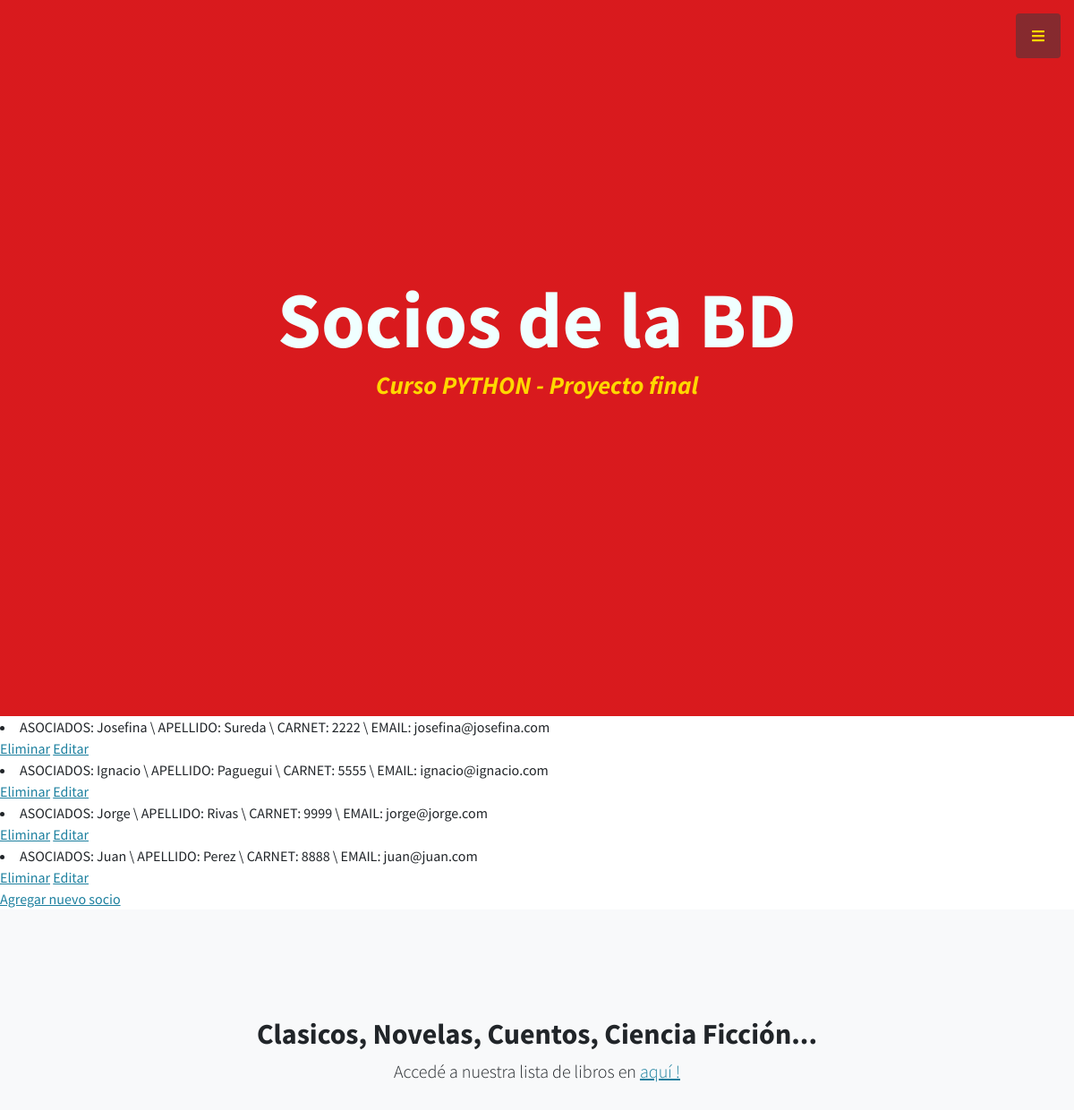
The page /App1/leerAsociados (upper part) on the database as committed earlier.
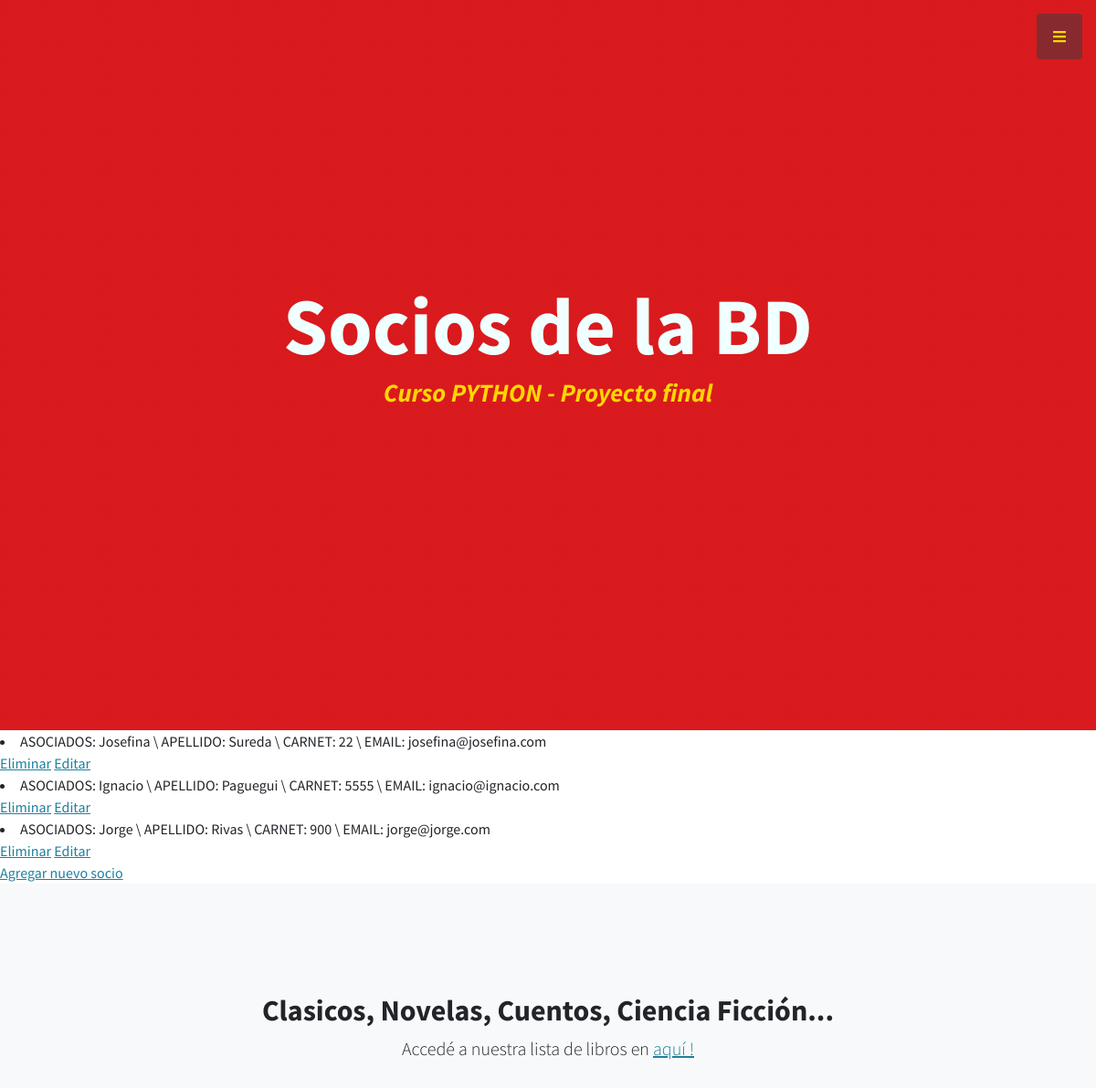
The same page on the database as committed later.
### App1/models.py (models this page shows)
class Asociados (models.Model):
    nombre = models.CharField(max_length=50)
    apellido = models.CharField(max_length=50)
    nroCarnet = models.IntegerField()
    email = models.EmailField()
    def __str__(self):
        return f"ASOCIADOS: {self.nombre} \ APELLIDO: {self.apellido} \ CARNET: {self.nroCarnet} \ EMAIL: {self.email}"

### App1/views.py (the view)
# urls.py: path('leerAsociados', views.leerAsociados, name="LeerAsociados"),
def leerAsociados(request):
    asociados = Asociados.objects.all()
    dir = {"asociados":asociados}
    return render(request, "App1/leerAsociados.html", dir)

### App1/templates/App1/leerAsociados.html
{% extends "App1/padre.html" %}
{% load static %}
{% block contenido2 %}
    <h1 class="mb-1" style="color: azure;"> Socios de la BD <br> </h1>
{% endblock %}
{% block contenido %}
{% for s in asociados %}
    <li> {{ s }} </li>
        <a href="{% url 'EliminarAsociados' s.nombre %}">Eliminar</a>
        <a href="{% url 'EditarAsociados' s.nombre %}">Editar</a>
    <br>
{% endfor %}
<a href="{% url 'AsociadosFormulario'%}"> Agregar nuevo socio </a>
{% endblock %}

Rows that differ between the two databases and show on the page:
removed Asociados: nombre+apellido+nroCarnet "ASOCIADOS: Juan \\ APELLIDO: Perez \\ CARNET: 8888 \\ EMAIL: juan@juan.com"
changed Asociados: nombre+apellido+nroCarnet "ASOCIADOS: Josefina \\ APELLIDO: Sureda \\ CARNET: 2222 \\ EMAIL: josefina@josefina.com" → "ASOCIADOS: Josefina \\ APELLIDO: Sureda \\ CARNET: 22 \\ EMAIL: josefina@josefina.com"
changed Asociados: nombre+apellido+nroCarnet "ASOCIADOS: Jorge \\ APELLIDO: Rivas \\ CARNET: 9999 \\ EMAIL: jorge@jorge.com" → "ASOCIADOS: Jorge \\ APELLIDO: Rivas \\ CARNET: 900 \\ EMAIL: jorge@jorge.com"
